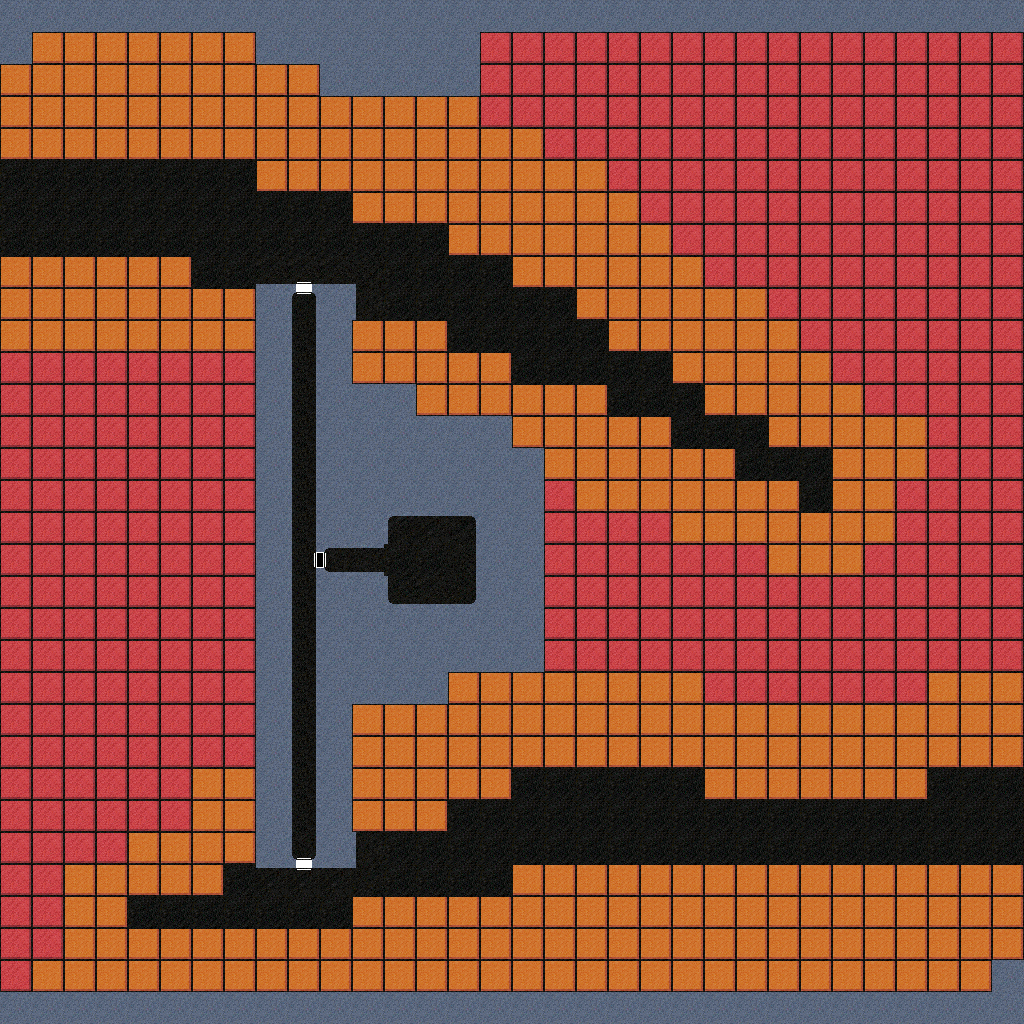

The image is a tile-based game level rendered from a .tmx file. Its description and source (layers, tilesets, objects; grid data summarised) follow:
An orthogonal 32x32 tile map with 32x32 px tiles, 4 tile layers (Root, Extra, Extended, Region), 2 tilesets.

<map version="1.9" tiledversion="1.9.2" orientation="orthogonal" renderorder="right-down" width="32" height="32" tilewidth="32" tileheight="32" infinite="0" nextlayerid="5" nextobjectid="1">
 <properties>
  <property name="Biome-A" value="MountainCave" />
  <property name="Biome-B" value="Mountain" />
  <property name="EdgeE" value="[mont]-VU" />
  <property name="EdgeN" value="[void]" />
  <property name="EdgeS" value="[void]" />
  <property name="EdgeW" value="[mont]-VD" />
  <property name="ZoneType" value="Mountain" />
 </properties>
 <tileset firstgid="1" source="../rhysh-tilemap.tsx" />
 <tileset firstgid="257" source="../rhysh-extra.tsx" />
 <layer id="1" name="Root" width="32" height="32">
  <data>[1024 cells, 1024 non-empty, 19 distinct tile ids]</data>
 </layer>
 <layer id="2" name="Extra" width="32" height="32" locked="1">
  <data>[1024 cells, 6 non-empty, 4 distinct tile ids]</data>
 </layer>
 <layer id="3" name="Extended" width="32" height="32" locked="1">
  <data>[1024 cells, 0 non-empty, 0 distinct tile ids]</data>
 </layer>
 <layer id="4" name="Region" width="32" height="32" locked="1" opacity="0.5">
  <data>[1024 cells, 0 non-empty, 0 distinct tile ids]</data>
 </layer>
</map>
